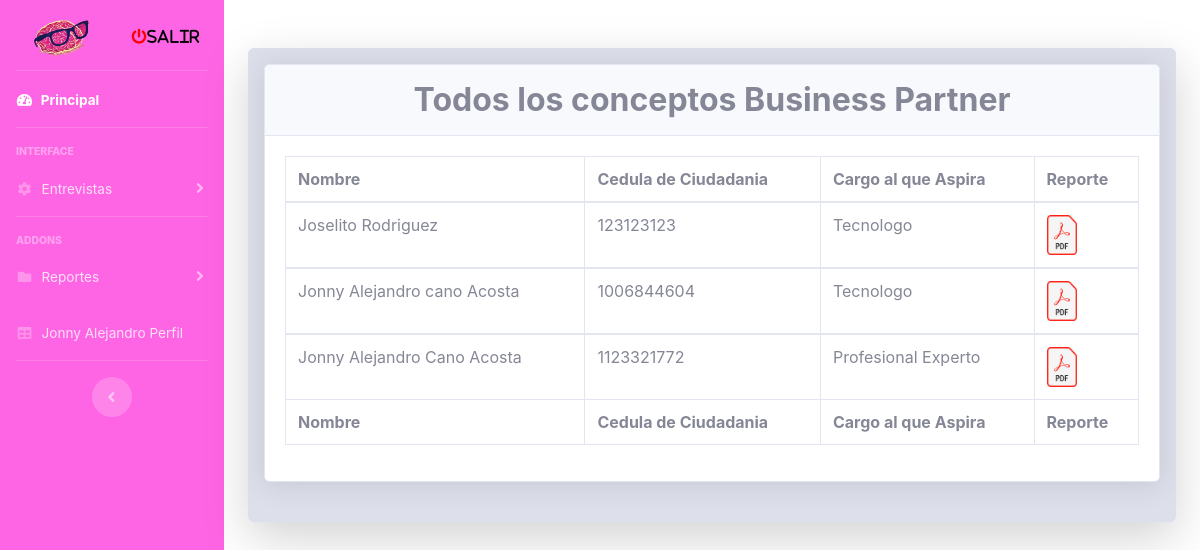
Screenshot of /view/consultarEntrevistaBP.php (signed in) with the database file from the repository.
### tables this page shows
CREATE TABLE `entrevistabp` (
  `idBP` int(11) NOT NULL,
  `proceso` varchar(15) DEFAULT NULL,
  `entrevistador` varchar(30) DEFAULT NULL,
  `fechaEntrevista` date DEFAULT NULL,
  `cargoEntrevistador` varchar(30) DEFAULT NULL,
  `dependencia` varchar(30) DEFAULT NULL,
  `nombreCandidato` varchar(50) DEFAULT NULL,
  `cargoAspira` varchar(50) DEFAULT NULL,
  `salBasicMen` int(11) DEFAULT NULL,
  `salBasicObs` varchar(200) DEFAULT NULL,
  `modalidadPagoMen` varchar(100) DEFAULT NULL,
  `modalidadPagoObs` varchar(200) DEFAULT NULL,
  `salVariMen` varchar(50) DEFAULT NULL,
  `salVariObs` varchar(200) DEFAULT NULL,
  `otrosBenMen` varchar(100) DEFAULT NULL,
  `otrosBenObs` varchar(200) DEFAULT NULL,
  `aspiracionSalMen` int(11) DEFAULT NULL,
  `aspiracionSalObs` varchar(200) DEFAULT NULL,
  `ajusteAlto` varchar(2) DEFAULT NULL,
  `ajusteMedioAlto` varchar(2) DEFAULT NULL,
  `ajusteMedioBajo` varchar(2) DEFAULT NULL,
  `parcialAjusteBajo` varchar(2) DEFAULT NULL,
  `perfilAjustaSN` varchar(2) DEFAULT NULL,
  `perfilAjusta` text DEFAULT NULL,
  `adaptarCargo` text DEFAULT NULL,
  `elementosRetro` text DEFAULT NULL,
  `comentarios` text DEFAULT NULL,
  `adecuado` varchar(2) DEFAULT NULL,
  `primera` varchar(2) DEFAULT NULL,
  `segunda` varchar(2) DEFAULT NULL,
  `noA` varchar(2) DEFAULT NULL,
  `parcialmente` varchar(2) DEFAULT NULL,
  `adecuadoP` varchar(2) DEFAULT NULL,
  `co` int(11) DEFAULT NULL,
  `terminada` varchar(5) NOT NULL DEFAULT 'False',
  `modificar` varchar(10) NOT NULL
);

### View/consultarEntrevistaBP.php (the view, shortened to what this page needs)
<?php include "../config.php";
if (isset($_SESSION["rol"])) {
    switch ($_SESSION['rol']) {
        case 2:
            include "../template/sidebar-Psicologa.php";
            break;
    }
}
?>
<!DOCTYPE html>
<html xmlns="http://www.w3.org/1999/xhtml">
<?php include FOLDER_TEMPLATE . "head.php"; ?>
<body id="page-top">
    <div class="container">
        <div class="card o-hidden border-0 shadow-lg my-5">
            <div class="card-body p-3 bg-gray-300">
                <div class="card shadow mb-4">
                    <div class="card-header py-3" style="text-align: center;">
                        <h2 class="m-0 font-weight-bold text">Todos los conceptos Business Partner</h2>
                    </div>
                    <div class="card-body">
                        <div class="table-responsive">
                            <table class="table table-bordered" width="100%" cellspacing="10">
                                <thead>
                                    <tr>
                                        <th>Nombre </th>
                                        <th>Cedula de Ciudadania</th>
                                        <th>Cargo al que Aspira</th>
                                        <th>Reporte</th>
                                    </tr>
                                </thead>
                                <tfoot>
                                    <tr>
                                        <th>Nombre </th>
                                        <th>Cedula de Ciudadania</th>
                                        <th>Cargo al que Aspira</th>
                                        <th>Reporte</th>
                                    </tr>
                                </tfoot>
                                <?php
                                require_once "../Model/conexioon.php";
                                $sql = "SELECT * FROM `entrevistabp` where terminada = 'True'";
                                $rta = $objCnx->query($sql);
                                while ($datos = $rta->fetch_array()) {
                                ?>
                                    <tbody>
                                        <tr>
                                            <td><?php echo $datos['nombreCandidato'] ?></td>
                                            <td><?php echo $datos['idBP'] ?></td>
                                            <td><?php echo $datos['cargoAspira'] ?></td>
                                            <td><a href="../Reportes/pdf-EntrevistaBP.php?cc=<?php echo $datos['idBP'] ?>" target="_blank"><img src="../img/pdf.png" alt="Sacar Reporte" width="30" height="40" style="padding: 0px;"></a></td>
                                        </tr>
                                    <?php
                                }
                                    ?>
                                    </tbody>
                            </table>
                        </div>
                    </div>
                </div>
            </div>
        </div>
    </div>
</body>
</html>

### View/consultarEntrevistaBP.php (style rules this page uses)
td { width: auto; height: auto; }

### rows the page displays
entrevistabp: nombreCandidato "Joselito Rodriguez", idBP "123123123", cargoAspira "Tecnologo"
entrevistabp: nombreCandidato "Jonny Alejandro cano Acosta", idBP "1006844604", cargoAspira "Tecnologo"
entrevistabp: nombreCandidato "Jonny Alejandro Cano Acosta", idBP "1123321772", cargoAspira "Profesional Experto"

### other values shown
$_SESSION['nombre'] "Jonny Alejandro"
